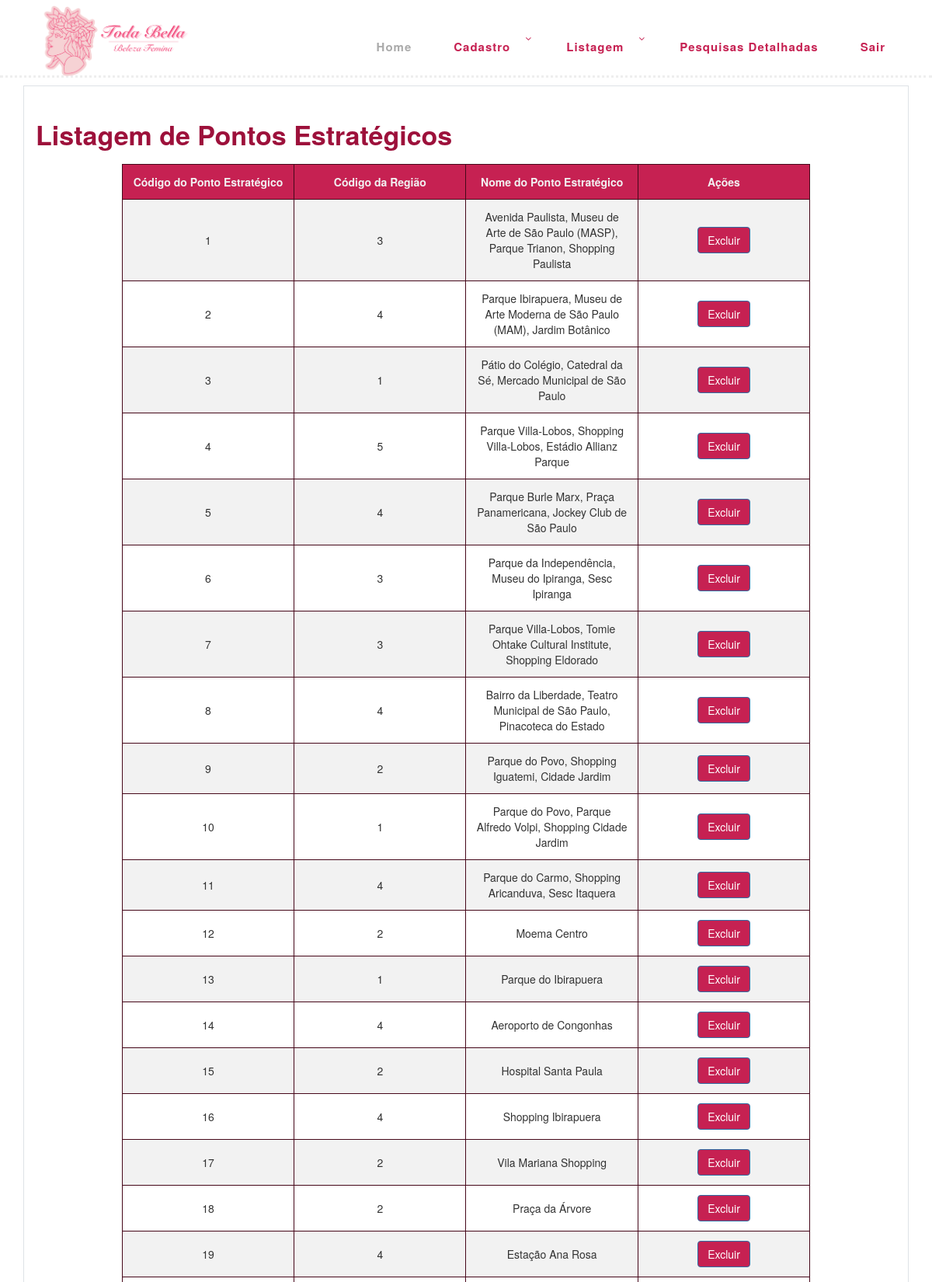
/listar_RegiaoPonto.php (upper part), run on the app's committed database.
### tables this page shows
CREATE TABLE
    PontoEstrategico (
        CodigoPonto INT NOT NULL AUTO_INCREMENT,
        CodigoRegiao INT NOT NULL,
        NomePonto VARCHAR(100) NOT NULL,
        PRIMARY KEY (CodigoPonto),
        FOREIGN KEY (CodigoRegiao) REFERENCES Regiao (CodigoRegiao)
    );

### DAO/PontoEstratagicoDAO.php (called while the page is built, shortened)
<?php
class PontoEstrategicoDAO
{
    public static function listarPontosEstrategicos()
    {
        try {
            $conexao = Conexao::getInstance();
            $sql = "SELECT * FROM PontoEstrategico";
            $stmt = $conexao->query($sql);
            return $stmt->fetchAll(PDO::FETCH_ASSOC);
        } catch (PDOException $e) {
            echo "Erro ao listar pontos estratégicos: " . $e->getMessage();
            return [];
        }
    }
}
?>

### listar_RegiaoPonto.php (the view, shortened to what this page needs)
<?php
include_once 'DAO/PontoEstratagicoDAO.php';
$pontosEstrategicos = PontoEstrategicoDAO::listarPontosEstrategicos();
?>
<!DOCTYPE html>
<html lang="en">
<head>
    <link rel="stylesheet" type="text/css" href="assets/css/bootstrap.min.css">
    <link rel="stylesheet" type="text/css" href="assets/css/font-awesome.css">
    <link rel="stylesheet" href="assets/css/templatemo-hexashop.css">
    <link rel="stylesheet" href="assets/css/owl-carousel.css">
    <link rel="stylesheet" href="assets/css/lightbox.css">
    <link href="//netdna.bootstrapcdn.com/bootstrap/3.3.6/css/bootstrap.min.css" rel="stylesheet">
    <link rel="stylesheet" href="assets/css/css.css">
</head>
<body>
    <header class="header-area header-sticky sticky-top">
        <div class="container">
            <div class="row">
                <div class="col-12">
                    <nav class="main-nav">
                        <a href="gerenciamento.php" class="logo">
                            <img src="assets/images/logo20.png">
                        </a>
                        <ul class="nav">
                            <li class="scroll-to-section"><a href="#top" class="active">Home</a></li>
                            <li class="submenu">
                                <a href="javascript:;">Cadastro</a>
                            </li>
                            <li class="submenu">
                                <a href="javascript:;">Listagem</a>
                            </li>
                            <li><a href="select.php">Pesquisas detalhadas</a></li>
                            <li><a href="sair.php">Sair</a></li>
                        </ul>
                    </nav>
                </div>
            </div>
        </div>
    </header>
    <br>
    <div class="subscribe">
        <div class="container">
            <div class="row justify-content-center">
                <div class="border p-4">
                    <div class="section-heading">
                        <div id="wrapper">
                            <?php
                            include_once 'DAO/PontoEstratagicoDAO.php';
                            $pontosEstrategicos = PontoEstrategicoDAO::listarPontosEstrategicos();
                            ?>
                            <h2>Listagem de Pontos Estratégicos</h2>
                            <table>
                                <thead>
                                    <tr>
                                        <th>Código do Ponto Estratégico</th>
                                        <th>Código da Região</th>
                                        <th>Nome do Ponto Estratégico</th>
                                        <th>Ações</th>
                                    </tr>
                                </thead>
                                <?php foreach ($pontosEstrategicos as $ponto): ?>
                                    <tr>
                                        <td data-label="Código Ponto E.">
                                            <?= $ponto['CodigoPonto']; ?>
                                        </td>
                                        <td data-label="Código da Região">
                                            <?= $ponto['CodigoRegiao']; ?>
                                        </td>
                                        <td data-label="Nome do Ponto E.">
                                            <?= $ponto['NomePonto']; ?>
                                        </td>
                                        <td data-label="Ações">
                                        <a href="#"class="btn btn-primary " style="background-color: #c62152"
                                            onclick="excluirPonto(<?= $ponto['CodigoPonto']; ?>)">Excluir</a>
                                    </td>
                                    </tr>
                                <?php endforeach; ?>
                            </table>
                        </div>
                    </div>
                </div>
            </div>
        </div>
    </div>
</body>
</html>

### assets/css/templatemo-hexashop.css (style rules this page uses)
html, body, div, span, applet, object, iframe, h1, h2, h3, h4, h5, h6, p, blockquote, div pre, a, abbr, acronym, address, big, cite, code, del, dfn, em, font, img, ins, kbd, q, s, samp, small, strike, strong, sub, sup, tt, var, b, u, i, center, dl, dt, dd, ol, ul, li, figure, header, nav, section, article, aside, footer, figcaption { margin: 0; padding: 0; border: 0; outline: 0; }
ul, li { padding: 0; margin: 0; list-style: none; }
header, nav, section, article, aside, footer, hgroup { display: block; }
* { box-sizing: border-box; }
html, body { font-family: 'Poppins', sans-serif; font-weight: 400; background-color: #fff; font-size: 16px; -ms-text-size-adjust: 100%; -webkit-font-smoothing: antialiased; -moz-osx-font-smoothing: grayscale; }
a { text-decoration: none !important; }
h1, h2, h3, h4, h5, h6 { margin-top: 0px; margin-bottom: 0px; }
ul { margin-bottom: 0px; }
html, body { background: #fff; font-family: 'Poppins', sans-serif; }
.section-heading h2 { font-size: 34px; font-weight: 700; color: #9d113b; }
.header-area { border-bottom: 3px dotted #eee; box-shadow: none; background-color: #fff; position: absolute; top: 0px; left: 0px; right: 0px; z-index: 100; height: 100px; -webkit-transition: all .5s ease 0s; -moz-transition: all .5s ease 0s; -o-transition: all .5s ease 0s; transition: all .5s ease 0s; }
.header-area .main-nav { min-height: 80px; background: transparent; }
.header-area .main-nav .logo { line-height: 100px; color: #fff; font-size: 28px; font-weight: 700; text-transform: uppercase; letter-spacing: 2px; float: left; -webkit-transition: all 0.3s ease 0s; -moz-transition: all 0.3s ease 0s; -o-transition: all 0.3s ease 0s; transition: all 0.3s ease 0s; }
.header-area .main-nav .nav { float: right; margin-top: 30px; margin-right: 0px; background-color: transparent; -webkit-transition: all 0.3s ease 0s; -moz-transition: all 0.3s ease 0s; -o-transition: all 0.3s ease 0s; transition: all 0.3s ease 0s; position: relative; z-index: 999; }
.header-area .main-nav .nav li { padding-left: 15px; padding-right: 15px; }
.header-area .main-nav .nav li:last-child { padding-right: 0px; }
.header-area .main-nav .nav li a { display: block; font-weight: 600; font-size: 15px; color: #c62152; text-transform: capitalize; -webkit-transition: all 0.3s ease 0s; -moz-transition: all 0.3s ease 0s; -o-transition: all 0.3s ease 0s; transition: all 0.3s ease 0s; height: 40px; line-height: 40px; border: transparent; letter-spacing: 1px; }
.header-area .main-nav .nav li a { color: #c62152; }
.header-area .main-nav .nav li:hover a, .header-area .main-nav .nav li a.active { color: #aaa!important; }
.header-area .main-nav .nav li.submenu { position: relative; padding-right: 30px; }
.header-area .main-nav .nav li.submenu:after { font-family: FontAwesome; content: "\f107"; font-size: 12px; color: #c62152; position: absolute; right: 18px; top: 12px; }
.header-area.header-sticky { min-height: 80px; }
.header-area .nav { margin-top: 30px; }
.header-area.header-sticky .nav li a.active { color: #aaa; }
@media (max-width: 1200px) { .header-area .main-nav .nav li { padding-left: 12px; padding-right: 12px; } }
@media (max-width: 1200px) { .header-area .main-nav:before { display: none; } }
@media (min-width: 767px) { .header-area .main-nav .nav { display: flex !important; } }
.subscribe { margin-top: 90px; }
.subscribe .section-heading { margin-bottom: 30px; }
.subscribe .section-heading h2 { line-height: 55px; }

### assets/css/css.css (style rules this page uses)
table { width: 80%; table-layout: fixed; border-collapse: collapse; margin: 0 auto; }
tr:nth-of-type(odd) { background: #f2f2f2; }
th { background: #c62152; color: #f2f2f2; font-weight: 600; }
td, th { padding: 12px; border: 1px solid #46081a; text-align: left; text-align: center }

### listar_RegiaoPonto.php (style rules this page uses)
.logo { align-items: center; }
.logo img { max-height: 95px; max-width: 100%; margin-right: 10px; }

### data on the page
pontoestrategico: CodigoPonto "1", CodigoRegiao "3", NomePonto "Avenida Paulista, Museu de Arte de São Paulo (MASP), Parque Trianon, Shopping Paulista"
pontoestrategico: CodigoPonto "2", CodigoRegiao "4", NomePonto "Parque Ibirapuera, Museu de Arte Moderna de São Paulo (MAM), Jardim Botânico"
pontoestrategico: CodigoPonto "3", CodigoRegiao "1", NomePonto "Pátio do Colégio, Catedral da Sé, Mercado Municipal de São Paulo"
pontoestrategico: CodigoPonto "4", CodigoRegiao "5", NomePonto "Parque Villa-Lobos, Shopping Villa-Lobos, Estádio Allianz Parque"
pontoestrategico: CodigoPonto "5", CodigoRegiao "4", NomePonto "Parque Burle Marx, Praça Panamericana, Jockey Club de São Paulo"
pontoestrategico: CodigoPonto "6", CodigoRegiao "3", NomePonto "Parque da Independência, Museu do Ipiranga, Sesc Ipiranga"
pontoestrategico: CodigoPonto "7", CodigoRegiao "3", NomePonto "Parque Villa-Lobos, Tomie Ohtake Cultural Institute, Shopping Eldorado"
pontoestrategico: CodigoPonto "8", CodigoRegiao "4", NomePonto "Bairro da Liberdade, Teatro Municipal de São Paulo, Pinacoteca do Estado"
pontoestrategico: CodigoPonto "9", CodigoRegiao "2", NomePonto "Parque do Povo, Shopping Iguatemi, Cidade Jardim"
pontoestrategico: CodigoPonto "10", CodigoRegiao "1", NomePonto "Parque do Povo, Parque Alfredo Volpi, Shopping Cidade Jardim"
pontoestrategico: CodigoPonto "11", CodigoRegiao "4", NomePonto "Parque do Carmo, Shopping Aricanduva, Sesc Itaquera"
pontoestrategico: CodigoPonto "12", CodigoRegiao "2", NomePonto "Moema Centro"
pontoestrategico: CodigoPonto "13", CodigoRegiao "1", NomePonto "Parque do Ibirapuera"
pontoestrategico: CodigoPonto "14", CodigoRegiao "4", NomePonto "Aeroporto de Congonhas"
pontoestrategico: CodigoPonto "15", CodigoRegiao "2", NomePonto "Hospital Santa Paula"
pontoestrategico: CodigoPonto "16", CodigoRegiao "4", NomePonto "Shopping Ibirapuera"
pontoestrategico: CodigoPonto "17", CodigoRegiao "2", NomePonto "Vila Mariana Shopping"
pontoestrategico: CodigoPonto "18", CodigoRegiao "2", NomePonto "Praça da Árvore"
pontoestrategico: CodigoPonto "19", CodigoRegiao "4", NomePonto "Estação Ana Rosa"
